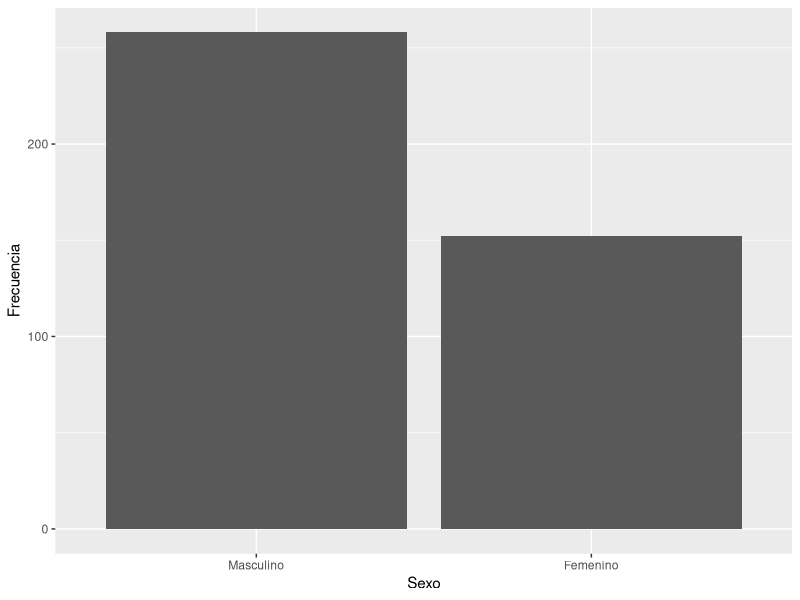
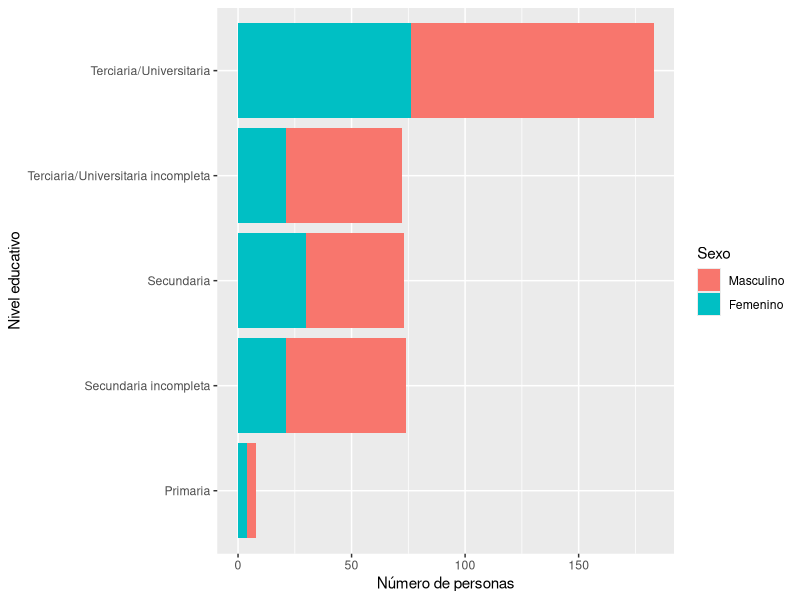
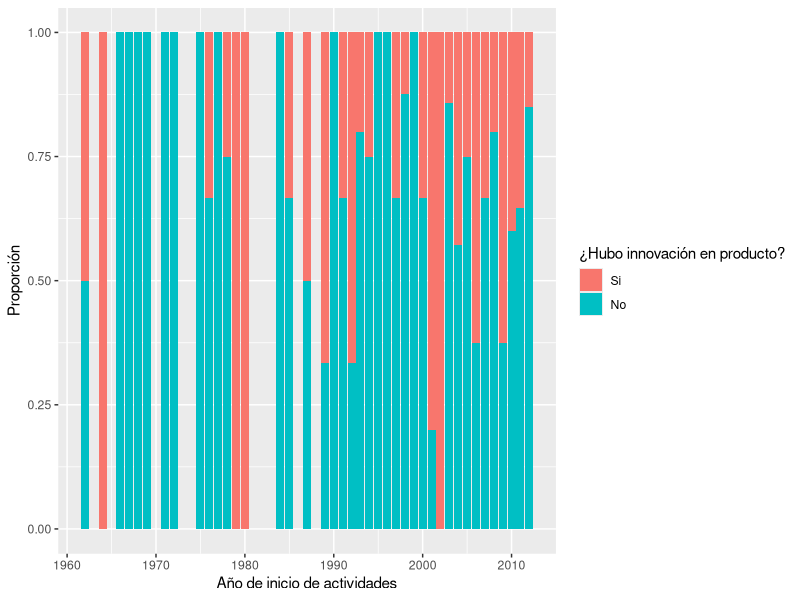
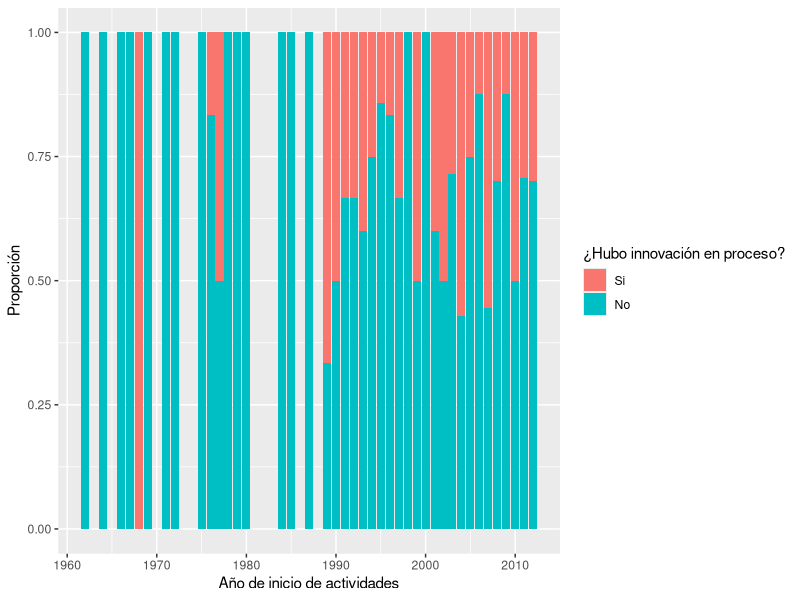
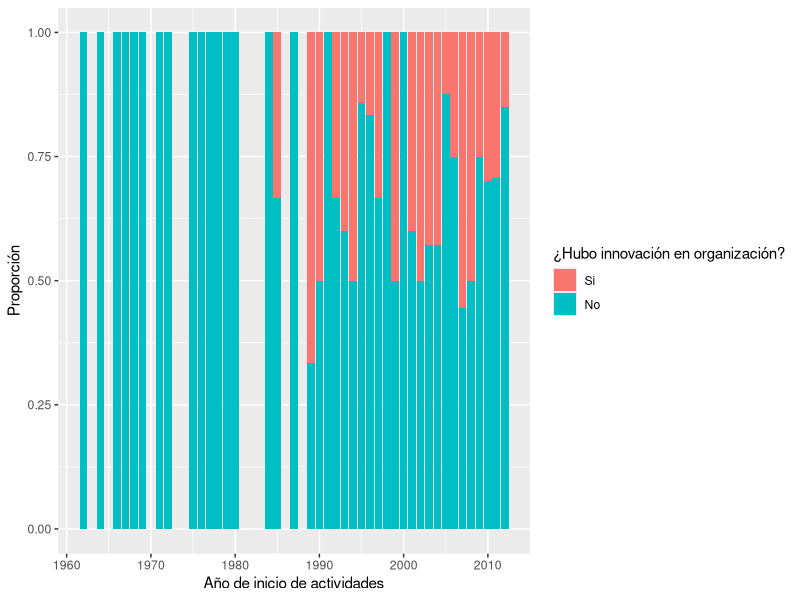
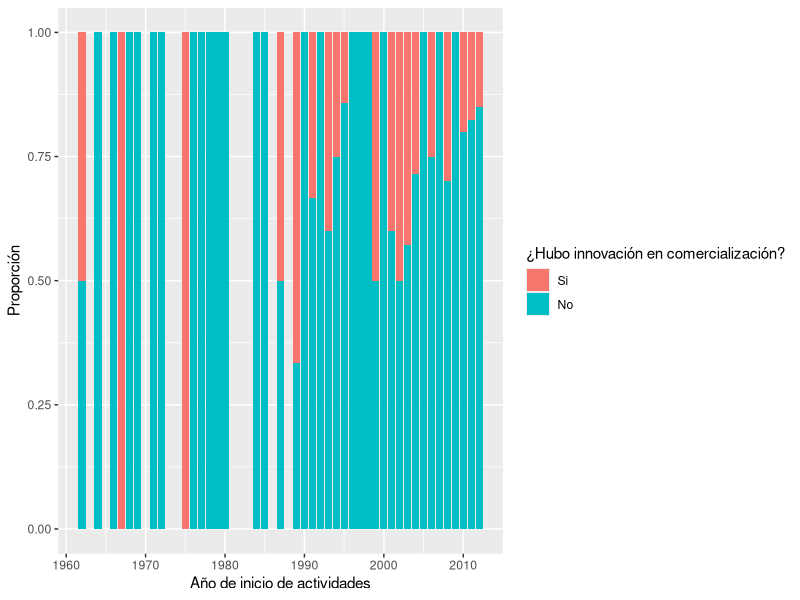
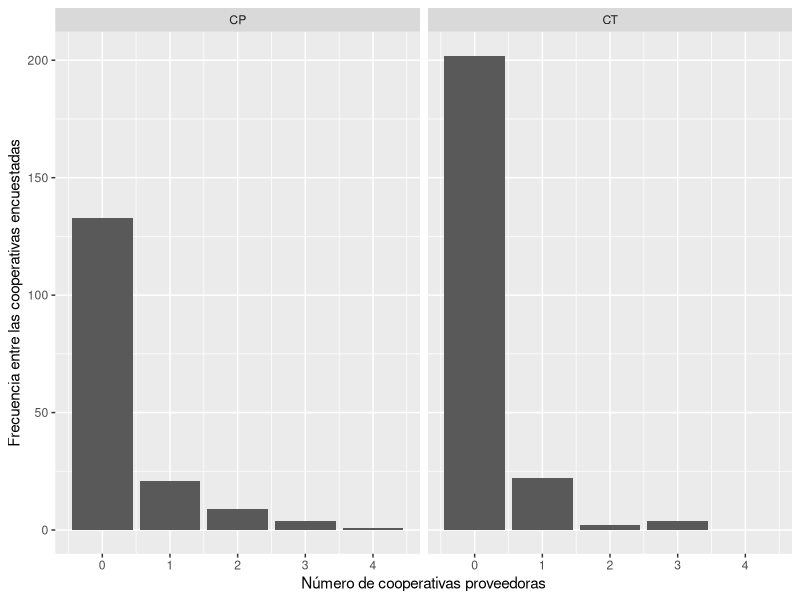
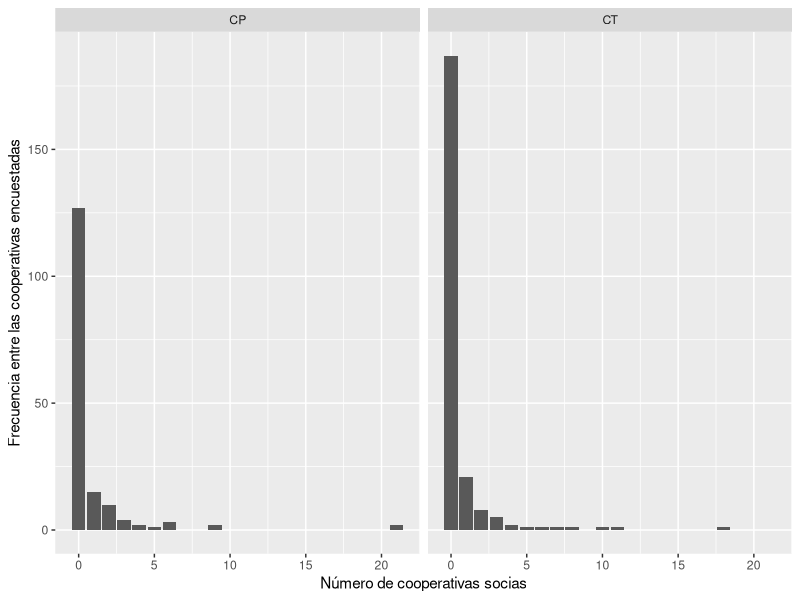

The R script that drew these images, in order:
## ---- chunk 1
knitr::opts_chunk$set(echo = FALSE, fig.pos = 'hbpt')
## ---- chunk 2
### PREPARACIÓN DE LOS DATOS ###

library(tidyverse)
library(haven)
library(xtable)
library(lubridate)

datos <- read_dta("Datos/2011_2013panel.dta")

#Datos sobre: info general, cantidad de ocupados segun categorias   

gen_ocup <- datos %>% select(form, año, cp, ct, a22cargo, a4, a11a1, a11a2, a11a3,b1, starts_with("b2a", ignore.case = FALSE), starts_with("b2b", ignore.case = FALSE), starts_with("b3soc"))

#Datos sobre: supervisión y conflicto: gestion, ausentismo

sup_conf <- datos %>%
  select(form, año, f21, f22, f23, f3, f3b1, f3b2, f3b3, f4bactitud, f4ccalidad)

  
#Datos sobre: tecnologia e innovación

tecno <- datos %>%
  select(form, año, g11:g31, g31:g31resul, g4proc:g422emp, g41a, g41b, g43a:g44b)
  
#Opiniones del entrevistado

opinion <- datos %>%
  select(form, año, h1posturaa, h5pacienci, h84educaci, h89sexo)
## ---- chunk 3
#Remuneraciones
Salarios <- datos %>% 
  select(form, año, c31asal:c36rs) %>% 
  rename("Sp. Gerentes/Directores(E)" = c31asal, "Tipo"=c31ra, "Sp. Gerentes/Directores(S)"=c31soc)

## ---- chunk 4
opinion %>%
  filter(is.na(h89sexo) == FALSE) %>%  #En el primer anio no se pregunto
  ggplot() +
  geom_bar(aes(as.factor(h89sexo))) +
  labs(x = "Sexo", y = "Frecuencia") +
  scale_x_discrete(labels = c("Masculino", "Femenino") )
## ---- chunk 5
opinion %>%
  mutate(h89sexo = recode(h89sexo, `1` = "Masculino", `2` = "Femenino")) %>%
  filter(is.na(h89sexo) == FALSE) %>%
  group_by(h89sexo) %>%
  summarise(Cantidad = n()) %>%
  mutate(Proporción = prop.table(Cantidad)) %>%
  rename(Sexo = h89sexo) %>%
  xtable() %>%
  print(comment = FALSE)

## ---- chunk 6
opinion %>%
  filter(is.na(h89sexo) == FALSE) %>%  #En el primer anio no se pregunto
  ggplot() +
  geom_bar(aes(as.factor(h84educaci), fill = as.factor(h89sexo))) +
  scale_fill_discrete(labels = c("Masculino", "Femenino")) +
  scale_x_discrete(labels = c("Primaria", "Secundaria incompleta", "Secundaria", "Terciaria/Universitaria incompleta", "Terciaria/Universitaria")) +
  coord_flip() +
  labs(x = "Nivel educativo", y = "Número de personas", fill = "Sexo") 
## ---- chunk 7
# Los siguientes chunks pueden ser aplicables a shiny

inno_arr <- datos %>%
  select(form, año, cp, a4, g4prod, g4proc, g4org, g4com) %>%
  mutate(a4 = as.Date(a4, format = "%d/%m/%Y")) %>%
  filter(a4 > "1800-01-01" & a4 < "2013-01-01", is.na(g4prod) == FALSE, is.na(g4proc) == FALSE, is.na(g4org) == FALSE, is.na(g4com) == FALSE, cp == 1)

ggplot(inno_arr) +
  geom_bar(aes(year(a4), fill = as.factor(g4prod)), position = "fill") +
  scale_fill_discrete(labels = c("Si", "No" )) +
  labs(x = "Año de inicio de actividades", y = "Proporción", fill = "¿Hubo innovación en producto?")

# La cantidad de observaciones puede estar afectando
## ---- chunk 8

ggplot(inno_arr) +
  geom_bar(aes(year(a4), fill = as.factor(g4proc)), position = "fill") +
  scale_fill_discrete(labels = c("Si", "No" )) +
  labs(x = "Año de inicio de actividades", y = "Proporción", fill = "¿Hubo innovación en proceso?")

## ---- chunk 9

ggplot(inno_arr) +
  geom_bar(aes(year(a4), fill = as.factor(g4org)), position = "fill") +
  scale_fill_discrete(labels = c("Si", "No" )) +
  labs(x = "Año de inicio de actividades", y = "Proporción", fill = "¿Hubo innovación en organización?")

## ---- chunk 10

ggplot(inno_arr) +
  geom_bar(aes(year(a4), fill = as.factor(g4com)), position = "fill") +
  scale_fill_discrete(labels = c("Si", "No" )) +
  labs(x = "Año de inicio de actividades", y = "Proporción", fill = "¿Hubo innovación en comercialización?")

## ---- chunk 11

#Se podria hacer reactivo en shiny

gen_ocup %>%
  mutate(tipo_coop = case_when(cp == 1 & is.na(ct) ~ "CP", ct == 1  ~ "CT")) %>%
  filter(a11a1 < 500) %>% #Hay un outlier que afecta la grafica
  ggplot() + 
  geom_bar(aes(x = a11a1)) +
  facet_wrap(vars(tipo_coop)) +
  labs(x = "Número de cooperativas proveedoras", y = "Frecuencia entre las cooperativas encuestadas")
## ---- chunk 12

#Se podria hacer reactivo en shiny
#Conviene hacerlo en proporciones, sacar el 0 o algo para presentarlo mejor? 


gen_ocup %>%
  mutate(tipo_coop = case_when(cp == 1 & is.na(ct) ~ "CP", ct == 1  ~ "CT")) %>%
  filter(a11a2 < 500) %>% #Hay un outlier que afecta la grafica
  ggplot() + 
  geom_bar(aes(x = a11a2)) +
  facet_wrap(vars(tipo_coop)) +
  labs(x = "Número de cooperativas socias", y = "Frecuencia entre las cooperativas encuestadas")

## ---- chunk 13

#Se podria hacer reactivo en shiny

gen_ocup %>%
  mutate(tipo_coop = case_when(cp == 1 & is.na(ct) ~ "CP", ct == 1  ~ "CT")) %>%
  filter(a11a3 < 500) %>% #Hay un outlier que afecta la grafica
  ggplot() + 
  geom_bar(aes(x = a11a3)) +
  facet_wrap(vars(tipo_coop)) +
  labs(x = "Número de cooperativas clientes", y = "Frecuencia entre las cooperativas encuestadas")
## ---- chunk 14
datos %>%
  select(form, año, g31:g31resul) %>%
  rename("invierte"= g31, "monto"= g31inv, "resultado"= g31resul) %>%
  mutate(resultado= recode(resultado, `1` = "Muy malo", `2` = "Malo", `3` = "Nulo", `4` = "Bueno", `5` = "Muy bueno")) %>%
  ggplot() +
  geom_boxplot(aes(x= resultado, y= monto))



## ---- chunk 15
